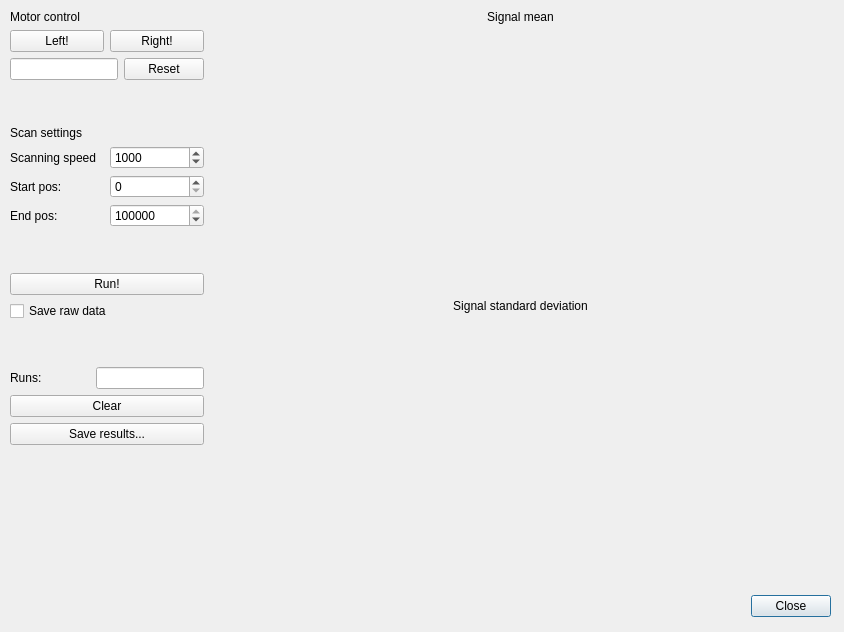
<?xml version="1.0" encoding="UTF-8"?>
<ui version="4.0">
 <class>DialogBeta</class>
 <widget class="QDialog" name="DialogBeta">
  <property name="geometry">
   <rect>
    <x>0</x>
    <y>0</y>
    <width>844</width>
    <height>632</height>
   </rect>
  </property>
  <property name="windowTitle">
   <string>Beta Scanner</string>
  </property>
  <widget class="QDialogButtonBox" name="buttonBox">
   <property name="geometry">
    <rect>
     <x>490</x>
     <y>590</y>
     <width>341</width>
     <height>32</height>
    </rect>
   </property>
   <property name="orientation">
    <enum>Qt::Horizontal</enum>
   </property>
   <property name="standardButtons">
    <set>QDialogButtonBox::Close</set>
   </property>
  </widget>
  <widget class="QWidget" name="horizontalLayoutWidget">
   <property name="geometry">
    <rect>
     <x>10</x>
     <y>10</y>
     <width>821</width>
     <height>571</height>
    </rect>
   </property>
   <layout class="QHBoxLayout" name="horizontalLayout">
    <item>
     <layout class="QVBoxLayout" name="verticalLayout">
      <item>
       <widget class="QLabel" name="label">
        <property name="sizePolicy">
         <sizepolicy hsizetype="Fixed" vsizetype="Fixed">
          <horstretch>0</horstretch>
          <verstretch>0</verstretch>
         </sizepolicy>
        </property>
        <property name="text">
         <string>Motor control</string>
        </property>
        <property name="alignment">
         <set>Qt::AlignCenter</set>
        </property>
       </widget>
      </item>
      <item>
       <layout class="QGridLayout" name="gridLayout_2">
        <property name="leftMargin">
         <number>0</number>
        </property>
        <property name="topMargin">
         <number>0</number>
        </property>
        <property name="rightMargin">
         <number>0</number>
        </property>
        <property name="bottomMargin">
         <number>0</number>
        </property>
        <item row="0" column="0">
         <widget class="QPushButton" name="pushLeft">
          <property name="text">
           <string>Left!</string>
          </property>
         </widget>
        </item>
        <item row="0" column="1">
         <widget class="QPushButton" name="pushRight">
          <property name="text">
           <string>Right!</string>
          </property>
         </widget>
        </item>
       </layout>
      </item>
      <item>
       <layout class="QHBoxLayout" name="horizontalLayout_3">
        <property name="leftMargin">
         <number>0</number>
        </property>
        <property name="topMargin">
         <number>0</number>
        </property>
        <property name="rightMargin">
         <number>0</number>
        </property>
        <property name="bottomMargin">
         <number>0</number>
        </property>
        <item>
         <widget class="QLineEdit" name="lineStepperPosition">
          <property name="sizePolicy">
           <sizepolicy hsizetype="Minimum" vsizetype="Fixed">
            <horstretch>0</horstretch>
            <verstretch>0</verstretch>
           </sizepolicy>
          </property>
         </widget>
        </item>
        <item>
         <widget class="QPushButton" name="pushResetCtr">
          <property name="sizePolicy">
           <sizepolicy hsizetype="Minimum" vsizetype="Fixed">
            <horstretch>0</horstretch>
            <verstretch>0</verstretch>
           </sizepolicy>
          </property>
          <property name="text">
           <string>Reset</string>
          </property>
         </widget>
        </item>
       </layout>
      </item>
      <item>
       <spacer name="verticalSpacer_4">
        <property name="orientation">
         <enum>Qt::Vertical</enum>
        </property>
        <property name="sizeType">
         <enum>QSizePolicy::Fixed</enum>
        </property>
        <property name="sizeHint" stdset="0">
         <size>
          <width>20</width>
          <height>40</height>
         </size>
        </property>
       </spacer>
      </item>
      <item>
       <widget class="QLabel" name="label_3">
        <property name="text">
         <string>Scan settings</string>
        </property>
       </widget>
      </item>
      <item>
       <layout class="QGridLayout" name="gridLayout">
        <item row="1" column="0">
         <widget class="QLabel" name="label_11">
          <property name="text">
           <string>Start pos:</string>
          </property>
         </widget>
        </item>
        <item row="0" column="0">
         <widget class="QLabel" name="label_10">
          <property name="text">
           <string>Scanning speed</string>
          </property>
         </widget>
        </item>
        <item row="0" column="1">
         <widget class="QSpinBox" name="spinScanSpeed">
          <property name="minimum">
           <number>1</number>
          </property>
          <property name="maximum">
           <number>2048</number>
          </property>
          <property name="singleStep">
           <number>100</number>
          </property>
          <property name="value">
           <number>1000</number>
          </property>
         </widget>
        </item>
        <item row="1" column="1">
         <widget class="QSpinBox" name="spinStartPos">
          <property name="minimum">
           <number>0</number>
          </property>
          <property name="maximum">
           <number>1800000</number>
          </property>
          <property name="singleStep">
           <number>10000</number>
          </property>
          <property name="value">
           <number>0</number>
          </property>
         </widget>
        </item>
        <item row="2" column="0">
         <widget class="QLabel" name="label_4">
          <property name="text">
           <string>End pos:</string>
          </property>
         </widget>
        </item>
        <item row="2" column="1">
         <widget class="QSpinBox" name="spinEndPos">
          <property name="maximum">
           <number>1800000</number>
          </property>
          <property name="singleStep">
           <number>10000</number>
          </property>
          <property name="value">
           <number>1800000</number>
          </property>
         </widget>
        </item>
       </layout>
      </item>
      <item>
       <spacer name="verticalSpacer_3">
        <property name="orientation">
         <enum>Qt::Vertical</enum>
        </property>
        <property name="sizeType">
         <enum>QSizePolicy::Fixed</enum>
        </property>
        <property name="sizeHint" stdset="0">
         <size>
          <width>20</width>
          <height>40</height>
         </size>
        </property>
       </spacer>
      </item>
      <item>
       <widget class="QPushButton" name="pushRun">
        <property name="text">
         <string>Run!</string>
        </property>
       </widget>
      </item>
      <item>
       <widget class="QCheckBox" name="checkSaveRawData">
        <property name="text">
         <string>Save raw data</string>
        </property>
       </widget>
      </item>
      <item>
       <spacer name="verticalSpacer_2">
        <property name="orientation">
         <enum>Qt::Vertical</enum>
        </property>
        <property name="sizeType">
         <enum>QSizePolicy::Fixed</enum>
        </property>
        <property name="sizeHint" stdset="0">
         <size>
          <width>20</width>
          <height>40</height>
         </size>
        </property>
       </spacer>
      </item>
      <item>
       <layout class="QHBoxLayout" name="horizontalLayout_2">
        <property name="bottomMargin">
         <number>0</number>
        </property>
        <item>
         <widget class="QLabel" name="label_2">
          <property name="text">
           <string>Runs:</string>
          </property>
         </widget>
        </item>
        <item>
         <widget class="QLineEdit" name="lineRunsDone">
          <property name="sizePolicy">
           <sizepolicy hsizetype="Fixed" vsizetype="Fixed">
            <horstretch>0</horstretch>
            <verstretch>0</verstretch>
           </sizepolicy>
          </property>
          <property name="autoFillBackground">
           <bool>false</bool>
          </property>
          <property name="readOnly">
           <bool>true</bool>
          </property>
         </widget>
        </item>
       </layout>
      </item>
      <item>
       <widget class="QPushButton" name="pushClear">
        <property name="text">
         <string>Clear</string>
        </property>
       </widget>
      </item>
      <item>
       <widget class="QPushButton" name="pushSave">
        <property name="text">
         <string>Save results...</string>
        </property>
       </widget>
      </item>
      <item>
       <spacer name="verticalSpacer">
        <property name="orientation">
         <enum>Qt::Vertical</enum>
        </property>
        <property name="sizeHint" stdset="0">
         <size>
          <width>20</width>
          <height>40</height>
         </size>
        </property>
       </spacer>
      </item>
     </layout>
    </item>
    <item>
     <layout class="QVBoxLayout" name="verticalLayout_3">
      <item>
       <widget class="QLabel" name="label_12">
        <property name="sizePolicy">
         <sizepolicy hsizetype="Preferred" vsizetype="Fixed">
          <horstretch>0</horstretch>
          <verstretch>0</verstretch>
         </sizepolicy>
        </property>
        <property name="text">
         <string>Signal mean</string>
        </property>
        <property name="alignment">
         <set>Qt::AlignCenter</set>
        </property>
       </widget>
      </item>
      <item>
       <widget class="QCustomPlot" name="plotResultsMean" native="true">
        <property name="sizePolicy">
         <sizepolicy hsizetype="Expanding" vsizetype="Minimum">
          <horstretch>0</horstretch>
          <verstretch>0</verstretch>
         </sizepolicy>
        </property>
       </widget>
      </item>
      <item>
       <widget class="QLabel" name="label_13">
        <property name="sizePolicy">
         <sizepolicy hsizetype="Preferred" vsizetype="Fixed">
          <horstretch>0</horstretch>
          <verstretch>0</verstretch>
         </sizepolicy>
        </property>
        <property name="text">
         <string>Signal standard deviation</string>
        </property>
        <property name="alignment">
         <set>Qt::AlignCenter</set>
        </property>
       </widget>
      </item>
      <item>
       <widget class="QCustomPlot" name="plotResultsStd" native="true"/>
      </item>
     </layout>
    </item>
   </layout>
  </widget>
  <zorder>buttonBox</zorder>
  <zorder>horizontalLayoutWidget</zorder>
  <zorder>verticalSpacer_4</zorder>
 </widget>
 <customwidgets>
  <customwidget>
   <class>QCustomPlot</class>
   <extends>QWidget</extends>
   <header>qcustomplot.h</header>
   <container>1</container>
  </customwidget>
 </customwidgets>
 <resources/>
 <connections>
  <connection>
   <sender>buttonBox</sender>
   <signal>accepted()</signal>
   <receiver>DialogBeta</receiver>
   <slot>accept()</slot>
   <hints>
    <hint type="sourcelabel">
     <x>248</x>
     <y>254</y>
    </hint>
    <hint type="destinationlabel">
     <x>157</x>
     <y>274</y>
    </hint>
   </hints>
  </connection>
  <connection>
   <sender>buttonBox</sender>
   <signal>rejected()</signal>
   <receiver>DialogBeta</receiver>
   <slot>reject()</slot>
   <hints>
    <hint type="sourcelabel">
     <x>316</x>
     <y>260</y>
    </hint>
    <hint type="destinationlabel">
     <x>286</x>
     <y>274</y>
    </hint>
   </hints>
  </connection>
 </connections>
</ui>
